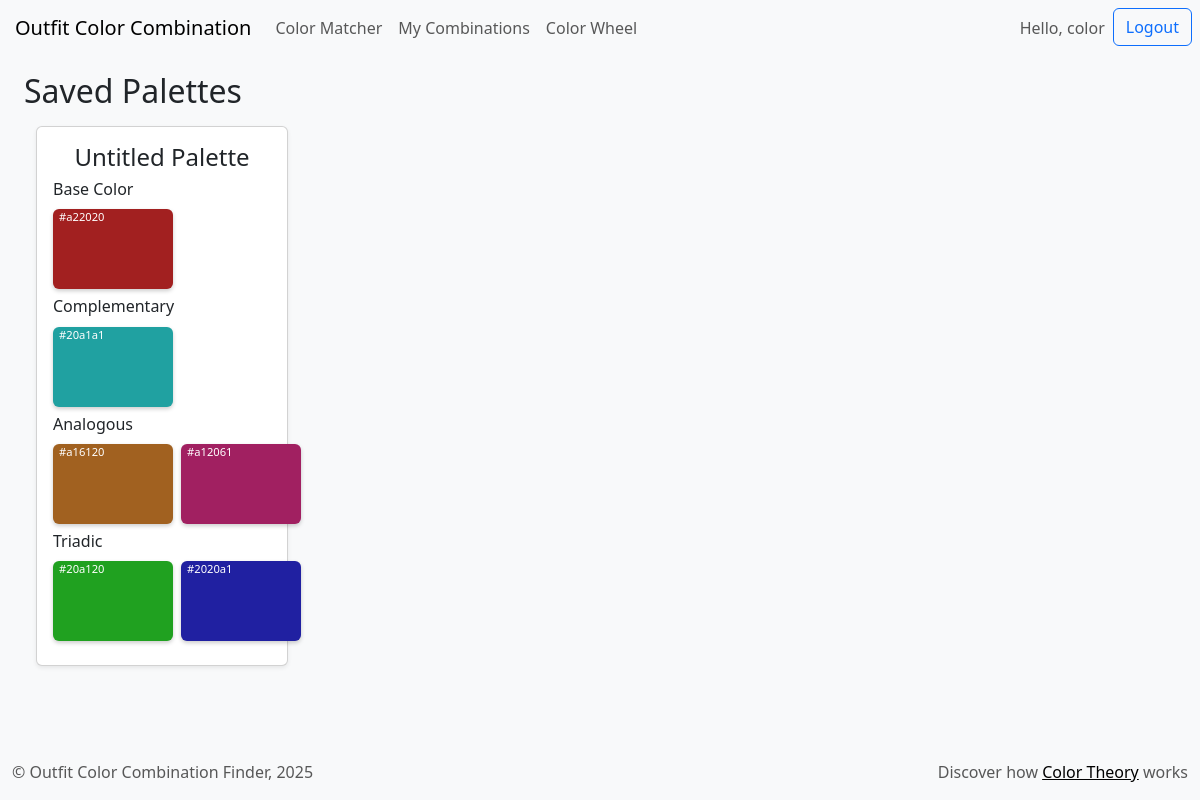
The app's page /combos (signed in), older data.
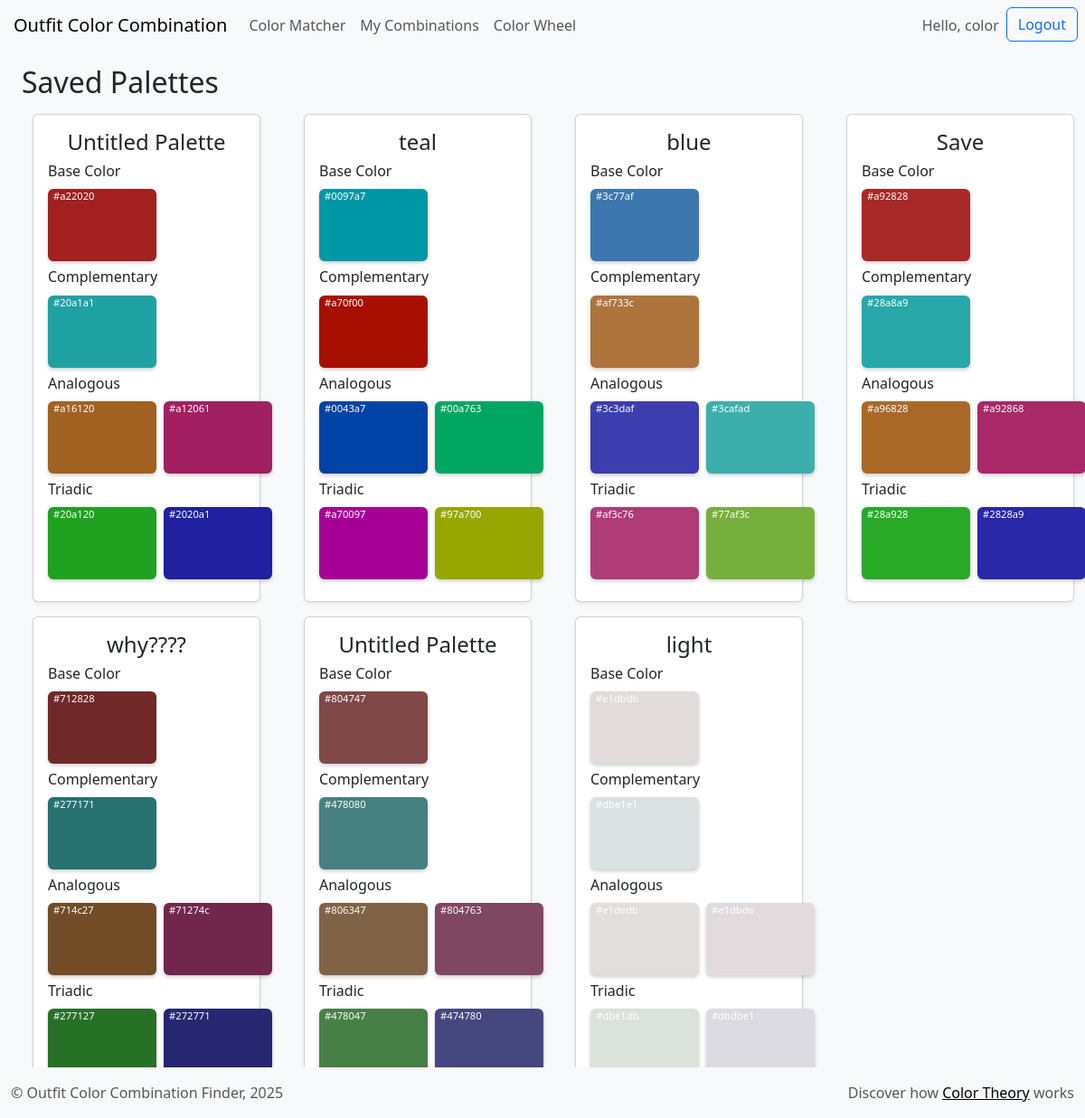
The same page, newer data.
### tables this page shows
CREATE TABLE combos (
    id INTEGER PRIMARY KEY AUTOINCREMENT,
    user_id INTEGER NOT NULL,
    base_color TEXT NOT NULL, 
    complementary TEXT NOT NULL,
    analogous TEXT NOT NULL,
    triadic TEXT NOT NULL,
    timestamp TIMESTAMP DEFAULT CURRENT_TIMESTAMP, name TEXT,
    FOREIGN KEY (user_id) REFERENCES users(id)
);

### app.py (the view, shortened to what this page needs)
@app.route("/combos", methods=["GET", "POST"])
@login_required
def combos():
    user_id = session["user_id"]
    if request.method == "GET":
        palettes = db.execute("SELECT * FROM combos WHERE user_id = ?", user_id)
        return render_template("saved.html", palettes=palettes)

### app.py (called while the page is built)
def login_required(f):
    @wraps(f)
    def decorated_function(*args, **kwargs):
        if session.get("user_id") is None:
            return redirect("/login")
        else:
            return f(*args, **kwargs)
    return decorated_function

### templates/saved.html (shortened to what this page needs)
{% extends "layout.html" %}
{% block body %}
     <div>
        <h2 class="ms-4 my-3">Saved Palettes</h2>
    </div>
    {% if palettes|length == 0 %}
        <p>No palettes saved yet.</p>
    {% else %}
        <div class="row">
            {% for palette in palettes %}
            <div class="col-md-6 col-lg-3">
                <div class="card mb-3 shadow-sm ms-4">
                    <div class="card-body">
                        <h4 class="card-title text-center mb-2">{{ palette.name }}</h4>
                        <div class="d-flex flex-column align-items-start mb-2">
                            <h6>Base Color</h6>
                            <div class="d-flex align-items-center gap-2">
                                <div class="box" style="background-color: {{ palette.base_color }};">
                                    <span>{{ palette.base_color }}</span>
                                </div>
                            </div>
                        </div>
                        <div class="d-flex flex-column align-items-start mb-2">
                            <h6>Complementary</h6>
                            <div class="d-flex align-items-center gap-2">
                                <div class="box" style="background-color: {{ palette.complementary[2:-2] }};">
                                    <span>{{ palette.complementary[2:-2] }}</span>
                                </div>
                            </div>
                        </div>
                        <div class="d-flex flex-column align-items-start mb-2">
                            <h6>Analogous</h6>
                            <div class="d-flex align-items-center gap-2">
                                <div class="box" style="background-color: {{ palette.analogous[2:9] }};">
                                    <span>{{ palette.analogous[2:9] }}</span>
                                </div>
                                <div class="box" style="background-color: {{ palette.analogous[13:-2] }};">
                                    <span>{{ palette.analogous[13:-2] }}</span>
                                </div>
                            </div>
                        </div>
                        <div class="d-flex flex-column align-items-start mb-2">
                            <h6>Triadic</h6>
                            <div class="d-flex align-items-center gap-2">
                                <div class="box" style="background-color: {{ palette.triadic[2:9] }};">
                                    <span>{{ palette.triadic[2:9] }}</span>
                                </div>
                                <div class="box" style="background-color: {{ palette.triadic[13:-2] }};">
                                    <span>{{ palette.triadic[13:-2] }}</span>
                                </div>
                            </div>
                        </div>
                    </div>
                </div>
            </div>
            {% endfor %}
        </div>
    {% endif %}
{% endblock %}

### templates/layout.html (shortened to what this page needs)
<!DOCTYPE html>
<html lang="en">
<head>
    <link href="https://cdn.jsdelivr.net/npm/bootstrap@5.3.3/dist/css/bootstrap.min.css" rel="stylesheet">
    <link rel="stylesheet" href="static/style.css">
</head>
<body>
    <header>
        <nav class="navbar navbar-expand-lg navbar-light bg-light">
            <a class="navbar-brand" href="/">Outfit Color Combination</a>
            <div class="collapse navbar-collapse" id="navbarNav">
                <ul class="navbar-nav">
                    <li class="nav-item">
                        <a class="nav-link" href="/color_matcher">Color Matcher</a>
                    </li>
                    <li class="nav-item">
                        <a class="nav-link" href="/combos">My Combinations</a>
                    </li>
                    <li class="nav-item">
                        <a class="nav-link" href="/wheel">Color Wheel</a>
                    </li>
                </ul>
                <ul class="navbar-nav ms-auto">
                    {% if session.get("user_id") %}
                        <li class="nav-item p-2">
                            <span class="navbar-text">
                            Hello, {{ session.get("username") }}
                             </span>
                         </li>
                        <li class="nav-item">
                            <a class="btn btn-outline-primary me-2" href="/logout">Logout</a>
                        </li>
                    {% endif %}
                </ul>
            </div>
        </nav>
    </header>
    <main>
        {% block body %}
        {% endblock %}
    </main>
    <footer>
        <nav class="navbar fixed-bottom bg-body-tertiary">
            <div class="container-fluid d-flex">
                <span class="navbar-text">&copy; Outfit Color Combination Finder, 2025</span>
                <span class="navbar-text ms-auto">Discover how <a href="https://www.figma.com/resource-library/what-is-color-theory/">Color Theory</a> works</span>
            </div>
        </nav>
    </footer>
</body>
</html>

### static/style.css (style rules this page uses)
body, head, footer { background-color: #f8f9fa !important; }
.navbar-brand { padding-left: 15px; }
.box { width: 120px; max-width: 120px; height: 80px;; margin-top: 2px; border-radius: 6px; align-items: center; justify-content: center; box-shadow: 0 2px 4px rgba(0,0,0,0.2); font-size: 0.7rem; }
.box span { color: #fff; margin-left: 6px; }
.row { margin-left: 0 !important; margin-right: 0 !important; }

Row changes from the older to the newer data that the page shows:
added combos: name "teal", base_color "#0097a7", complementary "#a70f00", analogous "#0043a7", analogous "#00a763", triadic "#a70097", triadic "#97a700"
added combos: name "blue", base_color "#3c77af", complementary "#af733c", analogous "#3c3daf", analogous "#3cafad", triadic "#af3c76", triadic "#77af3c"
added combos: name "Save", base_color "#a92828", complementary "#28a8a9", analogous "#a96828", analogous "#a92868", triadic "#28a928", triadic "#2828a9"
added combos: name "why????", base_color "#712828", complementary "#277171", analogous "#714c27", analogous "#71274c", triadic "#277127", triadic "#272771"
added combos: name "Untitled Palette", base_color "#804747", complementary "#478080", analogous "#806347", analogous "#804763", triadic "#478047", triadic "#474780"
added combos: name "light", base_color "#e1dbdb", complementary "#dbe1e1", analogous "#e1dedb", analogous "#e1dbde", triadic "#dbe1db", triadic "#dbdbe1"
